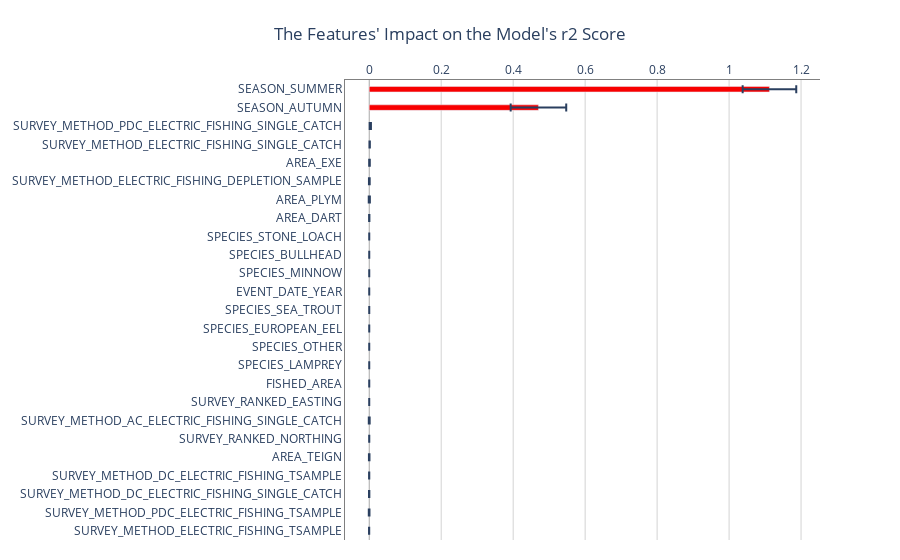

Notebook code cell kept with this figure:
### Code cell
result_explain_model_default.show_in_notebook()

### Figure 1 — Plotly figure (JSON) as saved in the notebook; plotly's stock layout.template omitted (floating-point values rounded to 4 significant figures)
{"data": [{"error_x": {"array": [0.07446, 0.07721, 0.001758, 0.0004801, 0.0008389, 0.001009, 0.001557, 0.0004026, 1.148e-05, 8.164e-06, 3.854e-06, 3.389e-06, 3.987e-06, 7.271e-06, 2.032e-06, 2.039e-06, 1.96e-05, 1.716e-05, 0.001212, 0.0001271, 0.0007359, 0.0002559, 0.0004804, 0.0009289, 0.0002484], "arrayminus": [0.07446, 0.07721, 0.001758, 0.0004801, 0.0008389, 0.001009, 0.001557, 0.0004026, 1.148e-05, 8.164e-06, 3.854e-06, 3.389e-06, 3.987e-06, 7.271e-06, 2.032e-06, 2.039e-06, 1.96e-05, 1.716e-05, 0.001212, 0.0001271, 0.0007359, 0.0002559, 0.0004804, 0.0009289, 0.0002484], "type": "data"}, "legendgroup": "None", "marker": {"color": "rgb(248,0,0)"}, "orientation": "h", "showlegend": false, "text": "", "textposition": "outside", "type": "bar", "width": 0.3, "x": [1.112, 0.4702, 0.002959, 0.001197, 0.0006804, 0.0002287, 0.0001872, 2.512e-05, 7.728e-06, 3.778e-06, 2.959e-06, 2.012e-06, 1.966e-06, 1.795e-06, 3.203e-07, -1.002e-06, -9.354e-06, -1.564e-05, -2.753e-05, -3.336e-05, -9.378e-05, -0.0001886, -0.0001923, -0.0003029, -0.0003503], "y": ["SEASON_SUMMER", "SEASON_AUTUMN", "SURVEY_METHOD_PDC_ELECTRIC_FISHING_SINGLE_CATCH", "SURVEY_METHOD_ELECTRIC_FISHING_SINGLE_CATCH", "AREA_EXE", "SURVEY_METHOD_ELECTRIC_FISHING_DEPLETION_SAMPLE", "AREA_PLYM", "AREA_DART", "SPECIES_STONE_LOACH", "SPECIES_BULLHEAD", "SPECIES_MINNOW", "EVENT_DATE_YEAR", "SPECIES_SEA_TROUT", "SPECIES_EUROPEAN_EEL", "SPECIES_OTHER", "SPECIES_LAMPREY", "FISHED_AREA", "SURVEY_RANKED_EASTING", "SURVEY_METHOD_AC_ELECTRIC_FISHING_SINGLE_CATCH", "SURVEY_RANKED_NORTHING", "AREA_TEIGN", "SURVEY_METHOD_DC_ELECTRIC_FISHING_TSAMPLE", "SURVEY_METHOD_DC_ELECTRIC_FISHING_SINGLE_CATCH", "SURVEY_METHOD_PDC_ELECTRIC_FISHING_TSAMPLE", "SURVEY_METHOD_ELECTRIC_FISHING_TSAMPLE"]}], "layout": {"autosize": true, "margin": {"b": 20, "t": 80}, "plot_bgcolor": "rgba(0, 0, 0, 0)", "title": {"text": "The Features' Impact on the Model's r2 Score", "x": 0.5}, "xaxis": {"autorange": true, "categoryorder": "total ascending", "gridcolor": "LightGrey", "linecolor": "Grey", "linewidth": 1, "mirror": false, "range": [-0.06737, 1.253], "showline": true, "showticklabels": true, "side": "top", "type": "linear", "visible": true, "zeroline": true, "zerolinecolor": "DarkGrey", "zerolinewidth": 1}, "yaxis": {"autorange": true, "categoryorder": "total ascending", "gridcolor": "rgba(0, 0, 0, 0)", "linecolor": "Grey", "linewidth": 1, "mirror": false, "range": [-0.5, 24.5], "showline": true, "showticklabels": true, "side": "left", "type": "category", "visible": true, "zeroline": true, "zerolinecolor": "DarkGrey", "zerolinewidth": 1}}}
